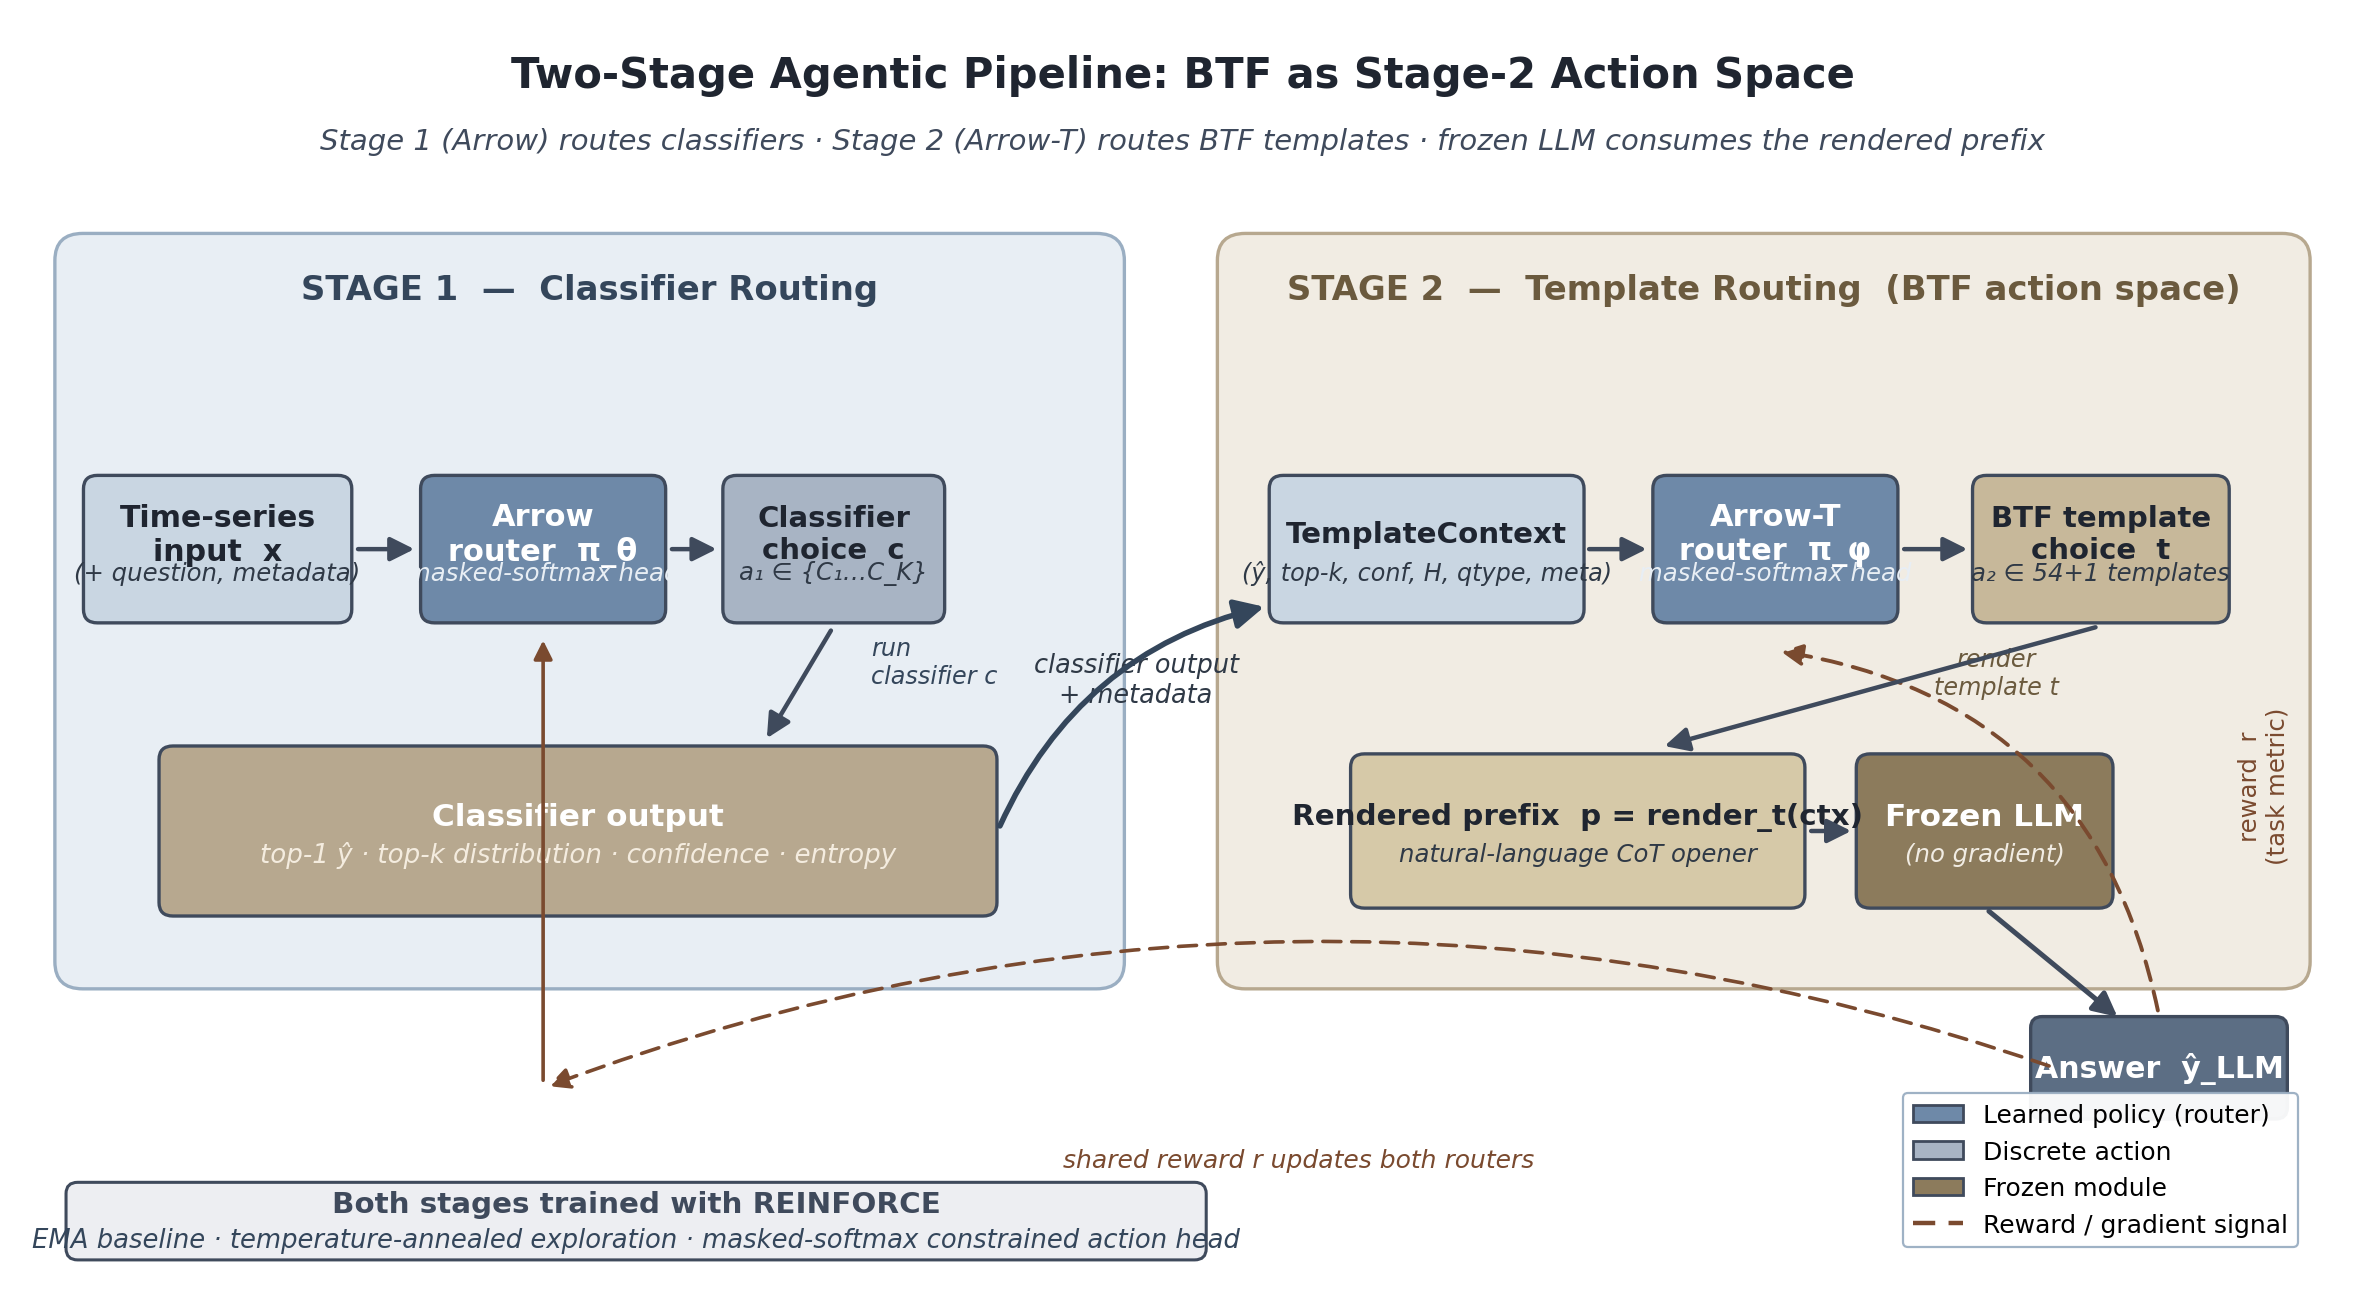

This figure's Python source:
"""
fig_008: Two-Stage Agentic Pipeline (Companion Paper Framing)
Shows how BTF fits as the Stage-2 action space of an Arrow-T template-routing
agent, with Stage-1 Arrow classifier routing and shared REINFORCE training.
"""
import matplotlib.pyplot as plt
import matplotlib.patches as patches
from matplotlib.patches import FancyBboxPatch, FancyArrowPatch
from matplotlib.lines import Line2D

# Muted academic palette
COL_BG_S1   = "#E8EEF4"   # Stage 1 background
COL_BG_S2   = "#F1ECE3"   # Stage 2 background
COL_INPUT   = "#C9D6E2"   # input/data
COL_ROUTER  = "#6E89A8"   # Arrow / Arrow-T routers
COL_ACTION  = "#A8B4C4"   # action / choice
COL_OUTPUT  = "#B7A88F"   # classifier output
COL_TEMPLATE= "#C7B89A"   # BTF template
COL_PREFIX  = "#D6C9A8"   # rendered prefix
COL_LLM     = "#8C7B5C"   # frozen LLM
COL_ANSWER  = "#5C6E84"   # answer
COL_TRAIN   = "#3F4A5C"   # training annotation box
COL_EDGE    = "#3F4A5C"
COL_TEXT    = "#1F2530"

fig, ax = plt.subplots(figsize=(15, 8.2), dpi=200)
ax.set_xlim(0, 100)
ax.set_ylim(0, 56)
ax.axis("off")
fig.patch.set_facecolor("white")

# ---------- Title ----------
ax.text(50, 53.5, "Two-Stage Agentic Pipeline: BTF as Stage-2 Action Space",
        ha="center", va="center", fontsize=15, fontweight="bold", color=COL_TEXT)
ax.text(50, 50.6,
        "Stage 1 (Arrow) routes classifiers · Stage 2 (Arrow-T) routes BTF templates · "
        "frozen LLM consumes the rendered prefix",
        ha="center", va="center", fontsize=10.5, style="italic", color="#3F4A5C")

# ---------- Stage backdrops ----------
stage1_bg = FancyBboxPatch((2.0, 13.5), 45.0, 32.5,
                           boxstyle="round,pad=0.5,rounding_size=1.2",
                           linewidth=1.2, edgecolor="#9AAEC2",
                           facecolor=COL_BG_S1, zorder=1)
stage2_bg = FancyBboxPatch((52.0, 13.5), 46.0, 32.5,
                           boxstyle="round,pad=0.5,rounding_size=1.2",
                           linewidth=1.2, edgecolor="#B7A88F",
                           facecolor=COL_BG_S2, zorder=1)
ax.add_patch(stage1_bg)
ax.add_patch(stage2_bg)

ax.text(24.5, 44.0, "STAGE 1  —  Classifier Routing",
        ha="center", va="center", fontsize=12.2, fontweight="bold", color="#34465B")
ax.text(75.0, 44.0, "STAGE 2  —  Template Routing  (BTF action space)",
        ha="center", va="center", fontsize=12.2, fontweight="bold", color="#6B5A3E")

# ---------- Helper to draw a labelled box ----------
def box(ax, x, y, w, h, label, sublabel=None, facecolor="#C9D6E2",
        edgecolor=COL_EDGE, fontsize=10.5, fontweight="bold",
        sub_fs=8.8, text_color=COL_TEXT, sub_color="#2F3946", rounding=0.6, lw=1.2):
    p = FancyBboxPatch((x - w/2, y - h/2), w, h,
                       boxstyle=f"round,pad=0.02,rounding_size={rounding}",
                       linewidth=lw, edgecolor=edgecolor, facecolor=facecolor, zorder=3)
    ax.add_patch(p)
    if sublabel:
        ax.text(x, y + 0.65, label, ha="center", va="center",
                fontsize=fontsize, fontweight=fontweight, color=text_color, zorder=4)
        ax.text(x, y - 1.05, sublabel, ha="center", va="center",
                fontsize=sub_fs, color=sub_color, zorder=4, style="italic")
    else:
        ax.text(x, y, label, ha="center", va="center",
                fontsize=fontsize, fontweight=fontweight, color=text_color, zorder=4)

def arrow(ax, x1, y1, x2, y2, color=COL_EDGE, lw=1.6, style="-|>", mutation=18):
    a = FancyArrowPatch((x1, y1), (x2, y2),
                        arrowstyle=style, mutation_scale=mutation,
                        linewidth=lw, color=color, zorder=5)
    ax.add_patch(a)

# ===================== STAGE 1 =====================
# Row y-center for the main pipeline blocks
ROW = 32.5

# 1A. Time-series input
box(ax, 8.5, ROW, 11.5, 6.5,
    "Time-series\ninput  x",
    sublabel="(+ question, metadata)",
    facecolor=COL_INPUT, fontsize=10.8)

# 1B. Arrow router
box(ax, 22.5, ROW, 10.5, 6.5,
    "Arrow\nrouter  π_θ",
    sublabel="masked-softmax head",
    facecolor=COL_ROUTER, text_color="white", sub_color="#E8EEF4", fontsize=11)

# 1C. Classifier choice (action)
box(ax, 35.0, ROW, 9.5, 6.5,
    "Classifier\nchoice  c",
    sublabel="a₁ ∈ {C₁…C_K}",
    facecolor=COL_ACTION, fontsize=10.5)

# 1D. Classifier output (top-1 + top-k + confidence + entropy)
box(ax, 24.0, 20.0, 36.0, 7.5,
    "Classifier output",
    sublabel="top-1 ŷ · top-k distribution · confidence · entropy",
    facecolor=COL_OUTPUT, text_color="white", sub_color="#F4ECDF",
    fontsize=11.2, sub_fs=9.4)

# arrows in stage 1
arrow(ax, 14.3, ROW, 17.2, ROW)            # input -> Arrow
arrow(ax, 27.8, ROW, 30.2, ROW)            # Arrow -> choice
arrow(ax, 35.0, ROW - 3.4, 32.0, 23.9, lw=1.6)   # choice -> classifier output (down)
# label on the down arrow
ax.text(36.6, 27.5, "run\nclassifier c",
        ha="left", va="center", fontsize=8.6, style="italic", color="#34465B")

# ===================== STAGE 2 =====================
# 2A. TemplateContext (from classifier output + metadata)
box(ax, 60.5, ROW, 13.5, 6.5,
    "TemplateContext",
    sublabel="(ŷ, top-k, conf, H, qtype, meta)",
    facecolor=COL_INPUT, fontsize=10.6, sub_fs=8.6)

# 2B. Arrow-T router
box(ax, 75.5, ROW, 10.5, 6.5,
    "Arrow-T\nrouter  π_φ",
    sublabel="masked-softmax head",
    facecolor=COL_ROUTER, text_color="white", sub_color="#E8EEF4", fontsize=11)

# 2C. BTF template choice
box(ax, 89.5, ROW, 11.0, 6.5,
    "BTF template\nchoice  t",
    sublabel="a₂ ∈ 54+1 templates",
    facecolor=COL_TEMPLATE, fontsize=10.5)

# 2D. Rendered prefix
box(ax, 67.0, 20.0, 19.5, 6.8,
    "Rendered prefix  p = render_t(ctx)",
    sublabel="natural-language CoT opener",
    facecolor=COL_PREFIX, fontsize=10.6, sub_fs=8.8)

# 2E. Frozen LLM
box(ax, 84.5, 20.0, 11.0, 6.8,
    "Frozen LLM",
    sublabel="(no gradient)",
    facecolor=COL_LLM, text_color="white", sub_color="#F1ECE3",
    fontsize=11.2, sub_fs=8.8)

# arrows in stage 2
arrow(ax, 67.25, ROW, 70.2, ROW)             # ctx -> Arrow-T
arrow(ax, 80.8, ROW, 84.0, ROW)              # Arrow-T -> template
arrow(ax, 89.5, ROW - 3.4, 70.5, 23.7, lw=1.6)  # template -> rendered prefix
ax.text(85.0, 27.0, "render\ntemplate t",
        ha="center", va="center", fontsize=8.6, style="italic", color="#6B5A3E")
arrow(ax, 76.8, 20.0, 79.0, 20.0)            # prefix -> LLM

# ---------- Cross-stage handoff arrow (classifier output -> TemplateContext) ----------
# big curved arrow from right side of "Classifier output" box up-and-over to TemplateContext
handoff = FancyArrowPatch(
    (42.05, 20.0), (53.75, 30.0),
    connectionstyle="arc3,rad=-0.25",
    arrowstyle="-|>", mutation_scale=22,
    linewidth=2.0, color="#34465B", zorder=5,
)
ax.add_patch(handoff)
ax.text(48.0, 26.7, "classifier output\n+ metadata", ha="center", va="center",
        fontsize=9.2, style="italic", color="#2F3946")

# ---------- Final answer arrow leaving Stage 2 ----------
box(ax, 92.0, 9.5, 11.0, 4.5,
    "Answer  ŷ_LLM",
    facecolor=COL_ANSWER, text_color="white",
    fontsize=10.8, fontweight="bold", rounding=0.5)
arrow(ax, 84.5, 16.6, 90.4, 11.6, lw=1.8)

# ---------- Reward arrow back to Arrow-T (and back to Arrow via Stage 1) ----------
# Reward signal: dashed line from Answer up to both routers
reward_color = "#7A4A2F"
# Answer -> Arrow-T (reward r)
r1 = FancyArrowPatch((92.0, 11.8), (75.5, 28.0),
                     connectionstyle="arc3,rad=0.35",
                     arrowstyle="-|>", mutation_scale=16,
                     linewidth=1.4, color=reward_color, linestyle=(0,(5,3)), zorder=4)
ax.add_patch(r1)
ax.text(96.5, 22.0, "reward  r\n(task metric)", ha="center", va="center",
        fontsize=8.8, color=reward_color, rotation=90)

# Reward also propagates to Stage-1 Arrow (shared signal)
r2 = FancyArrowPatch((87.5, 9.5), (22.5, 8.6),
                     connectionstyle="arc3,rad=0.18",
                     arrowstyle="-|>", mutation_scale=16,
                     linewidth=1.3, color=reward_color, linestyle=(0,(5,3)), zorder=4)
ax.add_patch(r2)
ax.text(55.0, 5.4, "shared reward r updates both routers",
        ha="center", va="center", fontsize=9.0, style="italic", color=reward_color)
# small upward arrow from the r2 path into Arrow router
arrow(ax, 22.5, 8.7, 22.5, 28.7, color=reward_color, lw=1.3, style="-|>", mutation=14)

# ---------- Training annotation banner (applies to BOTH stages) ----------
banner_x, banner_y, banner_w, banner_h = 6.0, 47.5, 88.0, 1.6
banner = FancyBboxPatch((banner_x, banner_y - banner_h/2), banner_w, banner_h,
                        boxstyle="round,pad=0.02,rounding_size=0.4",
                        linewidth=1.0, edgecolor=COL_TRAIN, facecolor="#2F3946", zorder=2)
# (Disabled top banner — keep things uncluttered. Use bottom training box instead.)

# Bottom training panel
train_x, train_y = 2.0, 1.0
train_w, train_h = 49.0, 3.4
train = FancyBboxPatch((train_x, train_y), train_w, train_h,
                       boxstyle="round,pad=0.02,rounding_size=0.5",
                       linewidth=1.1, edgecolor=COL_TRAIN, facecolor="#EDEEF2", zorder=2)
ax.add_patch(train)
ax.text(train_x + train_w/2, train_y + train_h/2 + 0.75,
        "Both stages trained with REINFORCE",
        ha="center", va="center", fontsize=10.6, fontweight="bold", color=COL_TRAIN)
ax.text(train_x + train_w/2, train_y + train_h/2 - 0.85,
        "EMA baseline · temperature-annealed exploration · masked-softmax constrained action head",
        ha="center", va="center", fontsize=9.3, style="italic", color="#34465B")

# ---------- Legend (small) ----------
legend_handles = [
    patches.Patch(facecolor=COL_ROUTER, edgecolor=COL_EDGE, label="Learned policy (router)"),
    patches.Patch(facecolor=COL_ACTION, edgecolor=COL_EDGE, label="Discrete action"),
    patches.Patch(facecolor=COL_LLM,    edgecolor=COL_EDGE, label="Frozen module"),
    Line2D([0], [0], color=reward_color, lw=1.6, linestyle=(0,(5,3)),
           label="Reward / gradient signal"),
]
leg = ax.legend(handles=legend_handles, loc="lower right",
                bbox_to_anchor=(0.985, 0.018),
                fontsize=9.0, frameon=True, framealpha=0.95,
                edgecolor="#9AAEC2", ncol=1)
leg.get_frame().set_linewidth(0.8)

# ---------- Save ----------
out_path = "/home/wangni/notion-figures/bridge-template-framework-pluggable-prefix-templates-for-cla/fig_008.png"
plt.savefig(out_path, dpi=200, bbox_inches="tight", facecolor="white")
plt.close(fig)
print(f"Saved: {out_path}")
